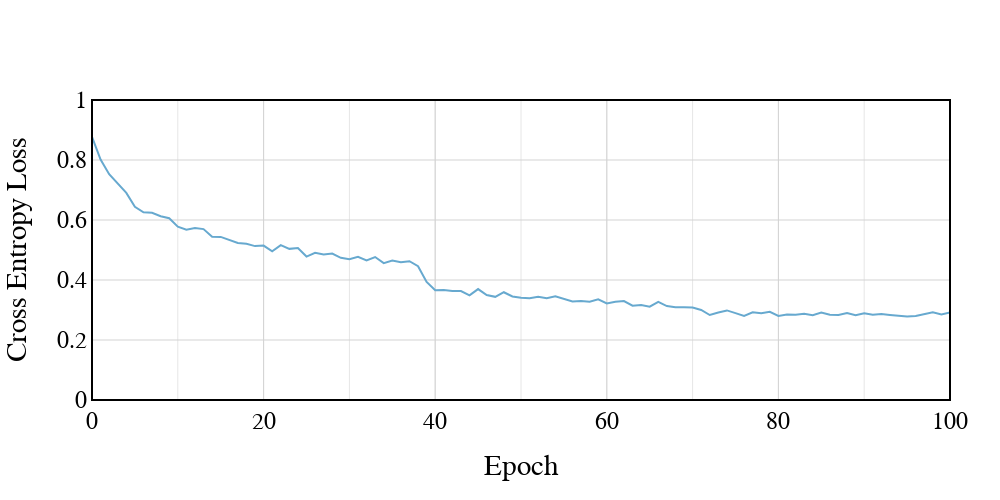

The notebook cell this image was saved under:
### Code cell
# Change renderer according to your IDE
plot_logs(
    multiclass_train_loss,
    metric_col="Value",
    renderer="jupyterlab",
    width=1000,
    height=500,
    yaxis=dict(
        title="Cross Entropy Loss",
        title_standoff=25,
        range=[0, 1],
        showgrid=True,
        gridcolor="#D3D3D3"
    )
)

### Figure 1 — Plotly figure (JSON) as saved in the notebook; plotly's stock layout.template omitted (floating-point values rounded to 4 significant figures)
{"data": [{"line": {"color": "#67a9cf"}, "mode": "lines", "type": "scatter", "x": [0, 1, 2, 3, 4, 5, 6, 7, 8, 9, 10, 11, 12, 13, 14, 15, 16, 17, 18, 19, 20, 21, 22, 23, 24, 25, 26, 27, 28, 29, 30, 31, 32, 33, 34, 35, 36, 37, 38, 39, 40, 41, 42, 43, 44, 45, 46, 47, 48, 49, 50, 51, 52, 53, 54, 55, 56, 57, 58, 59, 60, 61, 62, 63, 64, 65, 66, 67, 68, 69, 70, 71, 72, 73, 74, 75, 76, 77, 78, 79, 80, 81, 82, 83, 84, 85, 86, 87, 88, 89, 90, 91, 92, 93, 94, 95, 96, 97, 98, 99, 100], "y": [0.877, 0.8016, 0.7528, 0.7223, 0.6903, 0.6442, 0.6258, 0.6239, 0.6124, 0.606, 0.5779, 0.5678, 0.573, 0.5697, 0.5445, 0.5436, 0.5322, 0.5233, 0.5208, 0.513, 0.5148, 0.4955, 0.5163, 0.5038, 0.5063, 0.4781, 0.4904, 0.485, 0.488, 0.474, 0.4695, 0.4772, 0.465, 0.4765, 0.4561, 0.4652, 0.4589, 0.4627, 0.4462, 0.3937, 0.3658, 0.3666, 0.3631, 0.363, 0.3488, 0.3698, 0.3497, 0.3439, 0.3592, 0.345, 0.3409, 0.3396, 0.3444, 0.3392, 0.3459, 0.3382, 0.3283, 0.3303, 0.3275, 0.3355, 0.3217, 0.3277, 0.33, 0.3144, 0.3166, 0.3109, 0.3272, 0.3132, 0.3089, 0.3092, 0.308, 0.3, 0.2833, 0.2916, 0.2986, 0.2895, 0.2801, 0.2923, 0.289, 0.2938, 0.2803, 0.2848, 0.2843, 0.2877, 0.2824, 0.2915, 0.2845, 0.2837, 0.2902, 0.2823, 0.289, 0.2839, 0.2863, 0.2837, 0.2802, 0.2782, 0.2802, 0.2861, 0.2926, 0.2854, 0.2921]}], "layout": {"autosize": false, "font": {"color": "black", "family": "Arial, sans-serif", "size": 24}, "height": 500, "margin": {"b": 100, "l": 50, "pad": 4, "r": 50, "t": 100}, "plot_bgcolor": "white", "shapes": [{"line": {"color": "black", "width": 2}, "type": "rect", "x0": 0, "x1": 1, "xref": "paper", "y0": 0, "y1": 1, "yref": "paper"}], "showlegend": false, "width": 1000, "xaxis": {"autorange": true, "gridcolor": "#D3D3D3", "minor": {"dtick": 10, "gridcolor": "#E6E6E6", "gridwidth": 1, "tick0": 0, "tickmode": "linear"}, "range": [0, 100], "showgrid": true, "tickmode": "array", "tickvals": [0, 20, 40, 60, 80, 100], "title": {"standoff": 25, "text": "Epoch"}, "type": "linear"}, "yaxis": {"gridcolor": "#D3D3D3", "range": [0, 1], "showgrid": true, "title": {"standoff": 25, "text": "Cross Entropy Loss"}, "type": "linear"}}}
